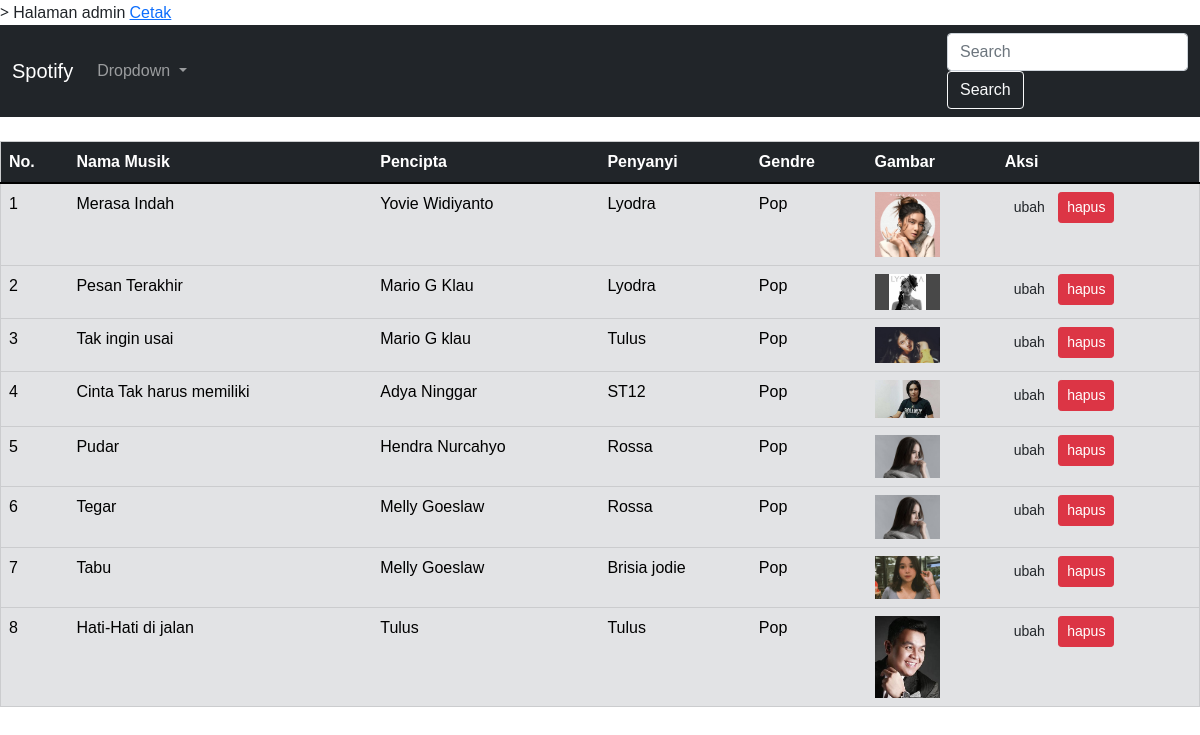
The page / on the database its author committed.
### tables this page shows
CREATE TABLE `musik` (
  `Id` int(11) NOT NULL,
  `nama_musik` varchar(50) NOT NULL,
  `pencipta` varchar(50) NOT NULL,
  `penyanyi` text NOT NULL,
  `gendre` varchar(50) NOT NULL,
  `gambar` varchar(64) NOT NULL
);

### function.php (called while the page is built, shortened)
<?php
function koneksi() {
$conn = mysqli_connect('localhost', 'root', '', 'pw2022_b_213040064');
return $conn;
}
function query($query) {
    $conn = koneksi();
    $result = mysqli_query($conn, $query) or die(mysqli_error($conn));
    $rows = [];
    while($row = mysqli_fetch_assoc($result)){
        $rows[] = $row;
}
    return $rows;
}
?>

### index.php (the view, shortened to what this page needs)
<?php
require 'function.php';
$musik = query("SELECT * FROM musik ");
?>
<!DOCTYPE html>
<html lang="en">>
<head>
    <tittle>Halaman admin</tittle>
    <link rel= "stylesheet" href="style.css">
    <link href="https://cdn.jsdelivr.net/npm/bootstrap@5.1.3/dist/css/bootstrap.min.css" rel="stylesheet">
</head>
<body>
  <a href="logout.php" class="logout'>Logout | <a href="cetak.php">Cetak</a>
   <nav class="navbar navbar-expand-lg navbar-dark bg-dark">
   <div class="container-fluid">
        <a class="navbar-brand" href="#">Spotify</a>
        <div class="collapse navbar-collapse" Id="navbarSupportedContent">
            <ul class="navbar-nav me-auto mb-2 mb-lg-0">
                <li class="nav-item dropdown">
                    <a class="nav-link dropdown-toggle" href="#" Id="navbarDropdown" role="button" data-bs-toggle="dropdown" aria-expanded="false">
                    Dropdown
                    </a>
            </li>
            </ul>
        <form action="" method="post" class="form-cari">
            <input class="form-control me-2" type="text" name="keyword" autofocus placeholder="Search" aria-label="Search" autocomplete="off" id="keyword">
            <button class="btn btn-outline-light" type="submit" name="submit" id="tombol-cari">Search</button>
        </form>
        </div>
    </div>
    </nav>
    <br>
<div id="container">
<div class="wrapper">
<table class="table table-secondary" border="1" cellpadding="10" cellspacing="0">
    <thead class="table-dark">
    <tr>
    <tr>
        <th>No.</th>
        <th>Nama Musik</th>
        <th>Pencipta</th>
        <th>Penyanyi</th>
        <th>Gendre</th>
        <th>Gambar</th>
        <th>Aksi</th>
    </tr>
    </thead>
  <?php $no = 1; ?>
  <?php foreach($musik as $row) : ?>
  <tr>
    <td><?= $no++; ?></td>
    <td><?= $row["nama_musik"]; ?></td>
    <td><?= $row["pencipta"]; ?></td>
    <td><?= $row["penyanyi"]; ?></td>
    <td><?= $row["gendre"]; ?></td>
    <td>
      <img src="img/<?= $row["gambar"]; ?>" width="65">
    </td>
    <td class="aksi">
      <a href="ubah.php?Id=<?= $row["Id"];?>" class="btn btn-succes btn-sm">ubah</a>
          <a href="hapuss.php?Id=<?= $row["Id"];?>" onclick="return confirm ('apakah anda yakin?');"class="btn btn-danger btn-sm">hapus</a>
    </td>
  </tr>
  <?php endforeach; ?>
</table>
</div>
</div>
</body>
</html>

### style.css (style rules this page uses)
html { height: 100%; }
* { margin: 0; padding: 0; font-family: sans-serif; }

### rows shown on the page
musik: nama_musik "Merasa Indah", pencipta "Yovie Widiyanto", penyanyi "Lyodra", gendre "Pop", gambar (picture)
musik: nama_musik "Pesan Terakhir", pencipta "Mario G Klau", penyanyi "Lyodra", gendre "Pop", gambar (picture)
musik: nama_musik "Tak ingin usai", pencipta "Mario G klau", penyanyi "Tulus", gendre "Pop", gambar (picture)
musik: nama_musik "Cinta Tak harus memiliki", pencipta "Adya Ninggar", penyanyi "ST12", gendre "Pop", gambar (picture)
musik: nama_musik "Pudar", pencipta "Hendra Nurcahyo", penyanyi "Rossa", gendre "Pop", gambar (picture)
musik: nama_musik "Tegar", pencipta "Melly Goeslaw", penyanyi "Rossa", gendre "Pop", gambar (picture)
musik: nama_musik "Tabu", pencipta "Melly Goeslaw", penyanyi "Brisia jodie", gendre "Pop", gambar (picture)
musik: nama_musik "Hati-Hati di jalan", pencipta "Tulus", penyanyi "Tulus", gendre "Pop", gambar (picture)
